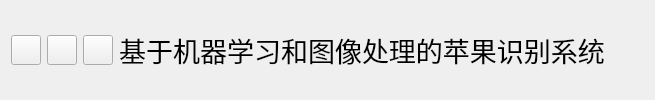
       <widget class="QFrame" name="title_bar">
        <property name="styleSheet">
         <string notr="true"/>
        </property>
        <layout class="QHBoxLayout" name="horizontalLayout_12" stretch="0,9">
         <property name="sizeConstraint">
          <enum>QLayout::SetDefaultConstraint</enum>
         </property>
         <property name="rightMargin">
          <number>50</number>
         </property>
         <item>
          <layout class="QHBoxLayout" name="toolMenu">
           <item>
            <widget class="QToolButton" name="toolButton_saveing">
             <property name="maximumSize">
              <size>
               <width>30</width>
               <height>30</height>
              </size>
             </property>
             <property name="cursor">
              <cursorShape>PointingHandCursor</cursorShape>
             </property>
             <property name="toolTip">
              <string>保存结果</string>
             </property>
             <property name="autoFillBackground">
              <bool>false</bool>
             </property>
             <property name="text">
              <string/>
             </property>
             <property name="icon">
              <iconset resource="RecSystem.qrc">
               <normaloff>:/images/icons/save.png</normaloff>:/images/icons/save.png</iconset>
             </property>
             <property name="iconSize">
              <size>
               <width>50</width>
               <height>39</height>
              </size>
             </property>
             <property name="popupMode">
              <enum>QToolButton::DelayedPopup</enum>
             </property>
             <property name="toolButtonStyle">
              <enum>Qt::ToolButtonTextUnderIcon</enum>
             </property>
             <property name="autoRaise">
              <bool>false</bool>
             </property>
             <property name="arrowType">
              <enum>Qt::NoArrow</enum>
             </property>
            </widget>
           </item>
           <item>
            <widget class="QToolButton" name="toolButton_author">
             <property name="maximumSize">
              <size>
               <width>30</width>
               <height>30</height>
              </size>
             </property>
             <property name="cursor">
              <cursorShape>PointingHandCursor</cursorShape>
             </property>
             <property name="toolTip">
              <string>开发信息</string>
             </property>
             <property name="autoFillBackground">
              <bool>false</bool>
             </property>
             <property name="text">
              <string/>
             </property>
             <property name="icon">
              <iconset resource="RecSystem.qrc">
               <normaloff>:/images/icons/author.png</normaloff>:/images/icons/author.png</iconset>
             </property>
             <property name="iconSize">
              <size>
               <width>50</width>
               <height>39</height>
              </size>
             </property>
             <property name="popupMode">
              <enum>QToolButton::DelayedPopup</enum>
             </property>
             <property name="toolButtonStyle">
              <enum>Qt::ToolButtonTextUnderIcon</enum>
             </property>
             <property name="autoRaise">
              <bool>false</bool>
             </property>
             <property name="arrowType">
              <enum>Qt::NoArrow</enum>
             </property>
            </widget>
           </item>
           <item>
            <widget class="QToolButton" name="toolButton_version">
             <property name="maximumSize">
              <size>
               <width>30</width>
               <height>30</height>
              </size>
             </property>
             <property name="cursor">
              <cursorShape>PointingHandCursor</cursorShape>
             </property>
             <property name="toolTip">
              <string>版本信息</string>
             </property>
             <property name="autoFillBackground">
              <bool>false</bool>
             </property>
             <property name="text">
              <string/>
             </property>
             <property name="icon">
              <iconset resource="RecSystem.qrc">
               <normaloff>:/images/icons/versions.png</normaloff>:/images/icons/versions.png</iconset>
             </property>
             <property name="iconSize">
              <size>
               <width>50</width>
               <height>39</height>
              </size>
             </property>
             <property name="popupMode">
              <enum>QToolButton::DelayedPopup</enum>
             </property>
             <property name="toolButtonStyle">
              <enum>Qt::ToolButtonTextUnderIcon</enum>
             </property>
             <property name="autoRaise">
              <bool>false</bool>
             </property>
             <property name="arrowType">
              <enum>Qt::NoArrow</enum>
             </property>
            </widget>
           </item>
          </layout>
         </item>
         <item>
          <widget class="QLabel" name="label_title">
           <property name="minimumSize">
            <size>
             <width>0</width>
             <height>30</height>
            </size>
           </property>
           <property name="font">
            <font>
             <family>隶书</family>
             <pointsize>20</pointsize>
             <italic>false</italic>
             <bold>false</bold>
            </font>
           </property>
           <property name="text">
            <string>基于机器学习和图像处理的苹果识别系统</string>
           </property>
           <property name="alignment">
            <set>Qt::AlignCenter</set>
           </property>
          </widget>
         </item>
        </layout>
       </widget>
